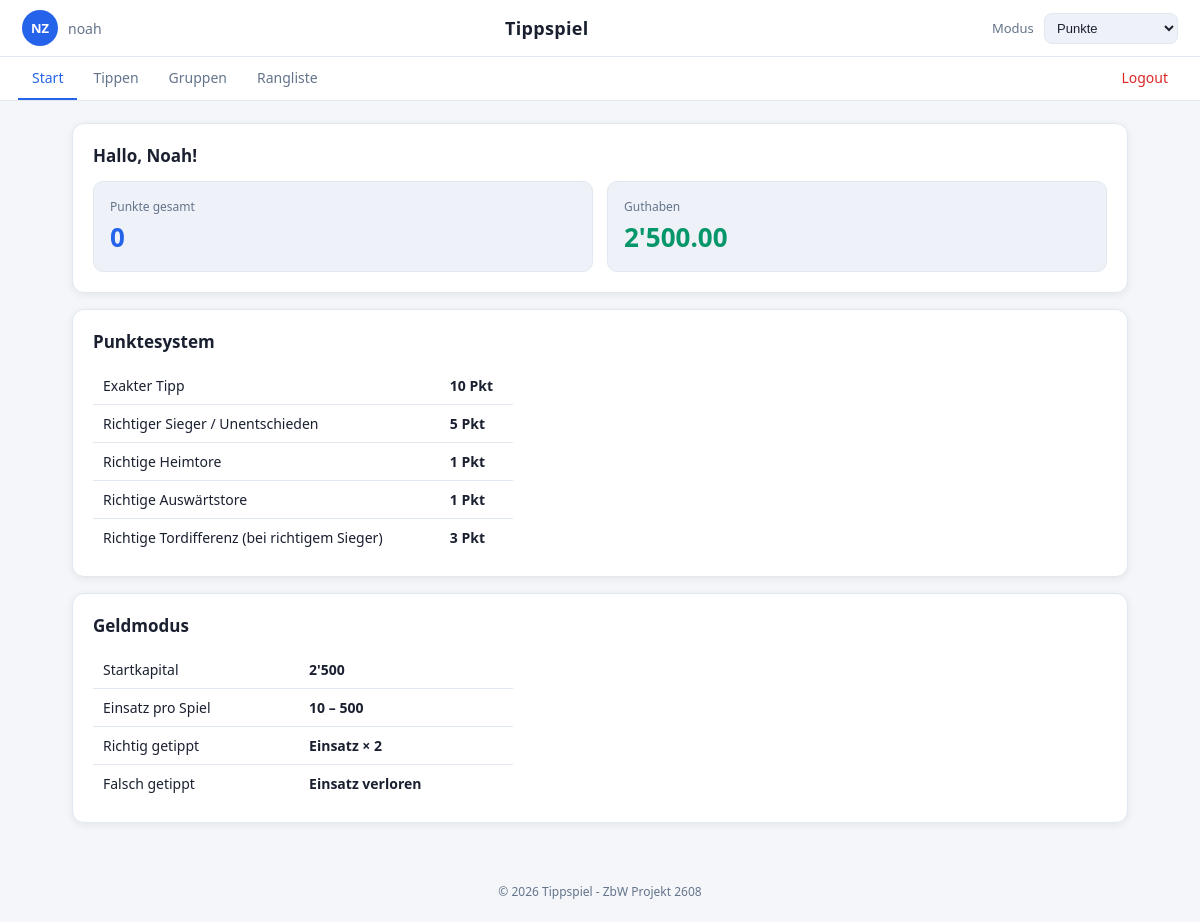
Page /pages/home.php (signed in) on the committed database.
### tables this page shows
CREATE TABLE users (
    id                INT AUTO_INCREMENT PRIMARY KEY,
    username          VARCHAR(50)  NOT NULL UNIQUE,
    email             VARCHAR(120) NOT NULL UNIQUE,
    password_hash     VARCHAR(255) NOT NULL,
    first_name        VARCHAR(60)  NOT NULL,
    last_name         VARCHAR(60)  NOT NULL,
    role              ENUM('user','admin') NOT NULL DEFAULT 'user',
    points_total      INT NOT NULL DEFAULT 0,
    money_balance     DECIMAL(12,2) NOT NULL DEFAULT 2500.00,
    profile_picture   VARCHAR(255) DEFAULT NULL,
    theme             ENUM('light','dark') NOT NULL DEFAULT 'light',
    created_at        TIMESTAMP DEFAULT CURRENT_TIMESTAMP
);

### config/db.php (called while the page is built, shortened)
<?php
function db(): PDO {
    static $pdo = null;
    if ($pdo === null) {
        $dsn = 'mysql:host=' . DB_HOST . ';dbname=' . DB_NAME . ';charset=' . DB_CHAR;
        $opt = [
            PDO::ATTR_ERRMODE            => PDO::ERRMODE_EXCEPTION,
            PDO::ATTR_DEFAULT_FETCH_MODE => PDO::FETCH_ASSOC,
            PDO::ATTR_EMULATE_PREPARES   => false,
        ];
        try {
            $pdo = new PDO($dsn, DB_USER, DB_PASS, $opt);
        } catch (PDOException $e) {
            http_response_code(500);
            die('DB-Fehler: ' . $e->getMessage());
        }
    }
    return $pdo;
}

### includes/auth.php (called while the page is built, shortened)
<?php
require_once __DIR__ . '/../config/db.php';
function current_user(): ?array {
    static $user = null;
    if ($user === null) {
        $stmt = db()->prepare('SELECT * FROM users WHERE id = ?');
        $stmt->execute([$_SESSION['user_id']]);
        $user = $stmt->fetch() ?: null;
    }
    return $user;
}
function require_login(): array {
    $u = current_user();
    return $u;
}
function initials(array $u): string {
    return strtoupper(mb_substr($u['first_name'], 0, 1) . mb_substr($u['last_name'], 0, 1));
}

### pages/home.php (the view)
<?php
$active = 'home';
require_once __DIR__ . '/../includes/header.php';
?>
<section class="card">
  <h2>Hallo, <?= htmlspecialchars($user['first_name']) ?>!</h2>
  <div class="stats-grid">
    <div class="stat-card">
      <div class="label">Punkte gesamt</div>
      <div class="value" style="color:var(--primary)"><?= (int)$user['points_total'] ?></div>
    </div>
    <div class="stat-card">
      <div class="label">Guthaben</div>
      <div class="value" style="color:var(--accent)"><?= number_format((float)$user['money_balance'], 2, '.', "'") ?></div>
    </div>
  </div>
</section>
<section class="card">
  <h2>Punktesystem</h2>
  <table style="max-width:420px">
    <tr><td>Exakter Tipp</td><td><strong>10 Pkt</strong></td></tr>
    <tr><td>Richtiger Sieger / Unentschieden</td><td><strong>5 Pkt</strong></td></tr>
    <tr><td>Richtige Heimtore</td><td><strong>1 Pkt</strong></td></tr>
    <tr><td>Richtige Auswärtstore</td><td><strong>1 Pkt</strong></td></tr>
    <tr><td>Richtige Tordifferenz (bei richtigem Sieger)</td><td><strong>3 Pkt</strong></td></tr>
  </table>
</section>
<section class="card">
  <h2>Geldmodus</h2>
  <table style="max-width:420px">
    <tr><td>Startkapital</td><td><strong>2'500</strong></td></tr>
    <tr><td>Einsatz pro Spiel</td><td><strong>10 – 500</strong></td></tr>
    <tr><td>Richtig getippt</td><td><strong>Einsatz × 2</strong></td></tr>
    <tr><td>Falsch getippt</td><td><strong>Einsatz verloren</strong></td></tr>
  </table>
</section>
<?php require_once __DIR__ . '/../includes/footer.php'; ?>

### includes/header.php (shortened to what this page needs)
<?php
require_once __DIR__ . '/auth.php';
$user = require_login();
$active = $active ?? '';
$themeClass = ($user['theme'] ?? 'light') === 'dark' ? 'dark' : '';
$avatarHtml = '';
if (!empty($user['profile_picture'])) {
    $picUrl = '/Tippspiel/' . htmlspecialchars($user['profile_picture']);
    $avatarHtml = '<img src="' . $picUrl . '" alt="Profilbild">';
} else {
    $avatarHtml = htmlspecialchars(initials($user));
}
?>
<!DOCTYPE html>
<html lang="de">
<head>
<link rel="stylesheet" href="/Tippspiel/css/style.css?v=4">
</head>
<body class="<?= $themeClass ?>">
<header class="topbar">
  <a class="profile-link" href="/Tippspiel/pages/profile.php" title="Profil">
    <span class="avatar"><?= $avatarHtml ?></span>
    <span class="username"><?= htmlspecialchars($user['username']) ?></span>
  </a>
  <h1 class="brand">Tippspiel</h1>
  <div class="mode-switch">
    <label for="mode">Modus</label>
    <select id="mode">
      <option value="points">Punkte</option>
    </select>
  </div>
</header>
<nav class="mainnav">
  <a href="/Tippspiel/pages/home.php"        class="<?= $active==='home'       ? 'active' : '' ?>">Start</a>
  <a href="/Tippspiel/pages/sports.php"      class="<?= $active==='sports'     ? 'active' : '' ?>">Tippen</a>
  <a href="/Tippspiel/pages/groups.php"      class="<?= $active==='groups'     ? 'active' : '' ?>">Gruppen</a>
  <a href="/Tippspiel/pages/leaderboard.php" class="<?= $active==='leaderboard'? 'active' : '' ?>">Rangliste</a>
  <a href="/Tippspiel/api/logout.php" class="logout">Logout</a>
</nav>
<main class="container">

### css/style.css (style rules this page uses)
:root { --bg: #f4f6fa; --surface: #ffffff; --surface-2: #eef1f7; --text: #1a2030; --muted: #64748b; --primary: #2563eb; --primary-2: #1d4ed8; --accent: #059669; --danger: #dc2626; --warn: #d97706; --border: #e2e8f0; --radius: 12px; --shadow: 0 2px 8px rgba(0,0,0,.07); }
* { box-sizing: border-box; }
body { margin: 0; font-family: system-ui, -apple-system, "Segoe UI", Roboto, sans-serif; background: var(--bg); color: var(--text); min-height: 100vh; }
a { color: var(--primary); text-decoration: none; }
.topbar { display: flex; align-items: center; justify-content: space-between; padding: 10px 22px; background: var(--surface); border-bottom: 1px solid var(--border); }
.brand { margin: 0; font-size: 18px; font-weight: 700; letter-spacing: .3px; }
.profile-link { display: flex; align-items: center; gap: 10px; color: var(--text); }
.avatar { width: 36px; height: 36px; min-width: 36px; min-height: 36px; border-radius: 50%; background: var(--primary); color: #fff; display: inline-flex; align-items: center; justify-content: center; font-weight: 700; font-size: 13px; flex-shrink: 0; overflow: hidden; position: relative; }
.username { color: var(--muted); font-size: 14px; }
.mode-switch label { color: var(--muted); margin-right: 6px; font-size: 13px; }
.mode-switch select { background: var(--surface-2); color: var(--text); border: 1px solid var(--border); border-radius: 8px; padding: 6px 8px; font-size: 13px; }
.mainnav { display: flex; gap: 2px; padding: 0 18px; background: var(--surface); border-bottom: 1px solid var(--border); }
.mainnav a { color: var(--muted); padding: 11px 14px; font-size: 14px; border-bottom: 2px solid transparent; white-space: nowrap; }
.mainnav a.active { color: var(--primary); border-bottom-color: var(--primary); }
.mainnav .logout { margin-left: auto; color: var(--danger); }
.container { max-width: 1100px; margin: 0 auto; padding: 22px; }
.card { background: var(--surface); padding: 20px; border-radius: var(--radius); margin-bottom: 16px; box-shadow: var(--shadow); border: 1px solid var(--border); }
.card h2 { margin: 0 0 14px; font-size: 17px; color: var(--text); }
.stats-grid { display: grid; grid-template-columns: repeat(auto-fit, minmax(160px, 1fr)); gap: 14px; margin-top: 12px; }
.stat-card { background: var(--surface-2); border-radius: 10px; padding: 16px; border: 1px solid var(--border); }
.stat-card .label { font-size: 12px; color: var(--muted); margin-bottom: 4px; }
.stat-card .value { font-size: 26px; font-weight: 700; }
table { width: 100%; border-collapse: collapse; }
th, td { padding: 9px 10px; text-align: left; }
td { border-bottom: 1px solid var(--border); font-size: 14px; }
tr:last-child td { border-bottom: 0; }

### rows in the picture
users: avatarHtml "NZ", username "noah", first_name "Noah", points_total "0", money_balance "2'500.00"
